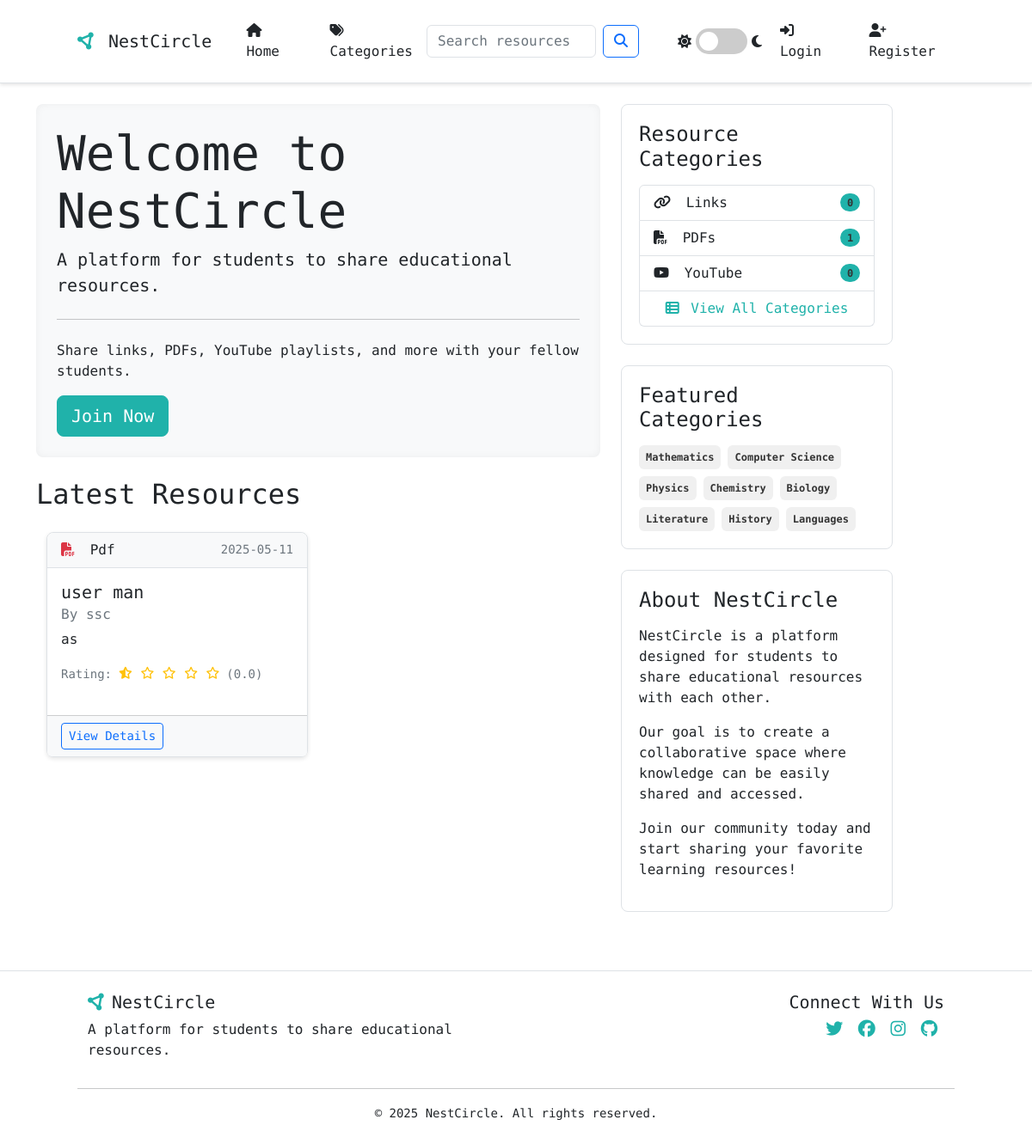
The app's page /home, older data.
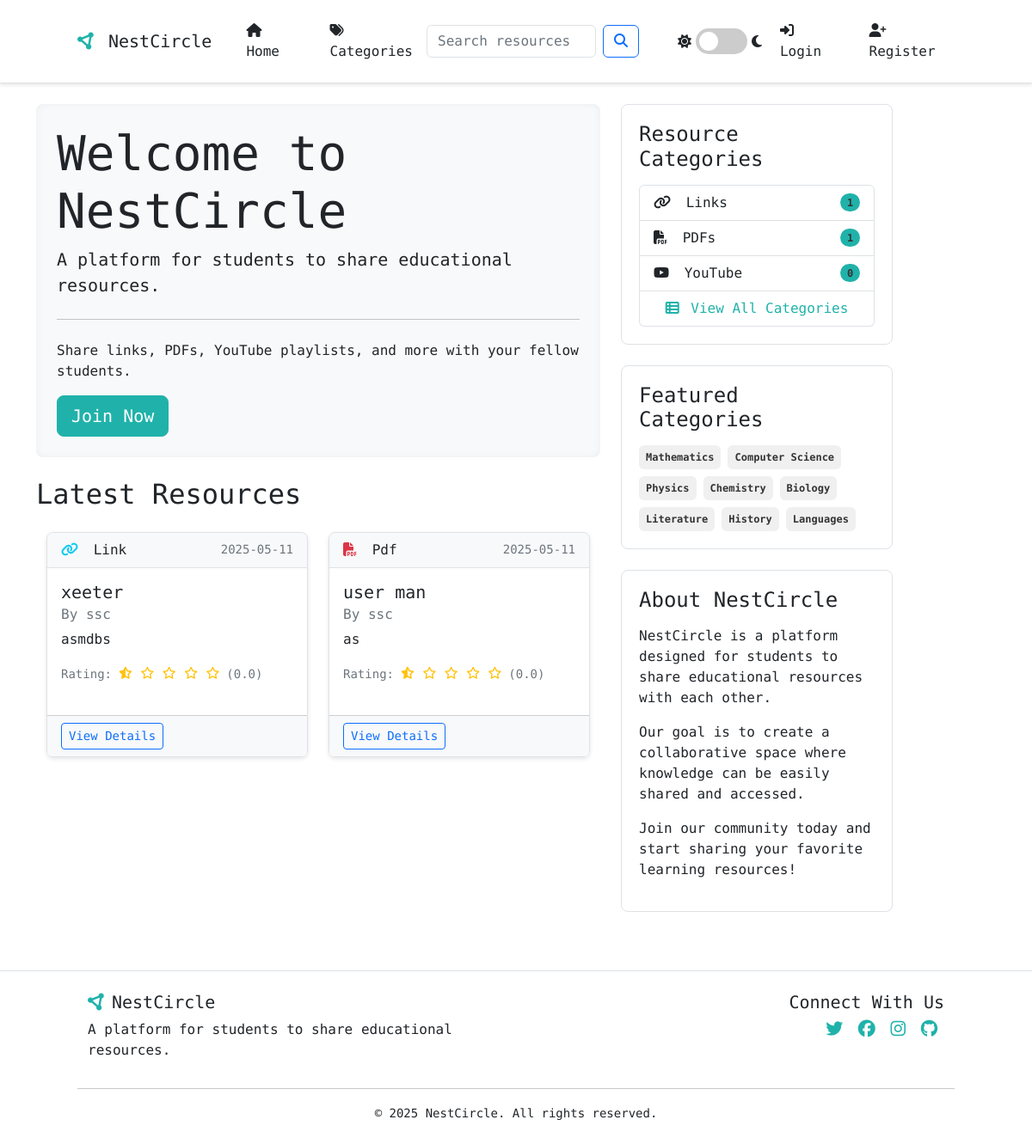
The same page, newer data.
### app.py (models this page shows, shortened)
class Resource(db.Model):
    id = db.Column(db.Integer, primary_key=True)
    title = db.Column(db.String(100), nullable=False)
    description = db.Column(db.Text, nullable=False)
    date_posted = db.Column(db.DateTime, nullable=False, default=datetime.utcnow)
    resource_type = db.Column(db.String(20), nullable=False)  # "link", "pdf", "youtube", etc.
    content = db.Column(db.Text, nullable=False)  # URL or file path
    user_id = db.Column(db.Integer, db.ForeignKey('user.id'), nullable=False)
    ratings = db.relationship('Rating', backref='resource', lazy=True, cascade="all, delete-orphan")
    comments = db.relationship('Comment', backref='resource', lazy=True, cascade="all, delete-orphan",
                              order_by="desc(Comment.date_posted)")
    bookmarks = db.relationship('Bookmark', backref='resource', lazy=True, cascade="all, delete-orphan")
    @property
    def avg_rating(self):
        if not self.ratings:
            return 0
        return sum(r.rating for r in self.ratings) / len(self.ratings)

class User(db.Model, UserMixin):
    id = db.Column(db.Integer, primary_key=True)
    username = db.Column(db.String(20), unique=True, nullable=False)
    email = db.Column(db.String(120), unique=True, nullable=False)
    password = db.Column(db.String(60), nullable=False)
    role = db.Column(db.String(20), nullable=False, default='user')  # 'user', 'moderator', 'admin'
    email_verified = db.Column(db.Boolean, default=False)
    notification_preferences = db.Column(db.Text, default='{"new_resources": true, "comments_on_resources": true, "ratings_on_resources": false}')
    resources = db.relationship('Resource', backref='author', lazy=True)
    ratings = db.relationship('Rating', backref='user', lazy=True)
    comments = db.relationship('Comment', backref='author', lazy=True)
    bookmarks = db.relationship('Bookmark', backref='user', lazy=True)

class Category(db.Model):
    id = db.Column(db.Integer, primary_key=True)
    name = db.Column(db.String(50), unique=True, nullable=False)
    description = db.Column(db.String(150), nullable=True)
    resources = db.relationship('Resource', secondary=resource_categories,
                              backref=db.backref('categories', lazy='dynamic'))

### app.py (the view)
@app.route('/')
@app.route('/home')
def home():
    page = request.args.get('page', 1, type=int)
    per_page = 9  # Number of resources per page
    category_id = request.args.get('category', type=int)
    resource_type = request.args.get('type')
    query = Resource.query
    if category_id:
        category = Category.query.get_or_404(category_id)
        query = category.resources
    if resource_type:
        query = query.filter_by(resource_type=resource_type)
    resources = query.order_by(Resource.date_posted.desc()).paginate(page=page, per_page=per_page)
    categories = Category.query.all()
    resource_types = ['link', 'pdf', 'youtube']
    return render_template('home.html',
                          resources=resources,
                          categories=categories,
                          resource_types=resource_types,
                          current_category=category_id,
                          current_type=resource_type)

### app.py (called while the page is built)
@app.context_processor
def inject_now():
    return {'now': datetime.utcnow()}

@app.context_processor
def inject_user_roles():
    return {'is_admin': current_user.is_authenticated and current_user.has_role('admin'),
            'is_moderator': current_user.is_authenticated and current_user.has_role('moderator')}

### templates/home.html (shortened to what the changed rows need)
{% extends "base.html" %}
{% block content %}
<div class="row">
    <div class="col-lg-8">
        <div class="jumbotron p-4 rounded-3 mb-4" style="background-color: var(--header-bg); color: var(--text-color);">
            <h1 class="display-4">Welcome to NestCircle</h1>
        </div>
        <h2 class="mb-4">Latest Resources</h2>
        {% if resources %}
            <div class="row">
                {% for resource in resources %}
                    <div class="col-md-6 mb-4">
                        <div class="card h-100">
                            <div class="card-header d-flex justify-content-between align-items-center">
                                <span>
                                    {% if resource.resource_type == 'link' %}
                                        <i class="fas fa-link text-info me-2"></i>
                                    {% elif resource.resource_type == 'pdf' %}
                                        <i class="fas fa-file-pdf text-danger me-2"></i>
                                    {% elif resource.resource_type == 'youtube' %}
                                        <i class="fab fa-youtube text-danger me-2"></i>
                                    {% endif %}
                                    {{ resource.resource_type|capitalize }}
                                </span>
                                <small style="color: var(--text-muted);">{{ resource.date_posted.strftime('%Y-%m-%d') }}</small>
                            </div>
                            <div class="card-body">
                                <h5 class="card-title">{{ resource.title }}</h5>
                                <h6 class="card-subtitle mb-2" style="color: var(--text-muted);">By {{ resource.author.username }}</h6>
                                <p class="card-text">{{ resource.description|truncate(100) }}</p>
                                <div class="d-flex align-items-center mt-2">
                                    <div class="me-2">
                                        <small style="color: var(--text-muted);">Rating:</small>
                                    </div>
                                    <div>
                                        {% for i in range(5) %}
                                            {% if i < resource.avg_rating|int %}
                                                <i class="fas fa-star text-warning fa-sm"></i>
                                            {% elif i < resource.avg_rating|int + 0.5 %}
                                                <i class="fas fa-star-half-alt text-warning fa-sm"></i>
                                            {% else %}
                                                <i class="far fa-star text-warning fa-sm"></i>
                                            {% endif %}
                                        {% endfor %}
                                    </div>
                                    <div class="ms-2">
                                        <small style="color: var(--text-muted);">({{ "%.1f"|format(resource.avg_rating) }})</small>
                                    </div>
                                </div>
                            </div>
                            <div class="card-footer" style="background-color: var(--header-bg);">
                                <a href="{{ url_for('resource', resource_id=resource.id) }}" class="btn btn-sm btn-outline-primary">View Details</a>
                            </div>
                        </div>
                    </div>
                {% endfor %}
            </div>
        {% else %}
            <div class="alert alert-info">
                No resources have been shared yet. Be the first to share!
            </div>
        {% endif %}
    </div>
    <div class="col-lg-4">
        <div class="resource-categories mb-4">
            <div class="list-group">
                <a href="{{ url_for('search') }}?resource_type=link" class="list-group-item list-group-item-action d-flex justify-content-between align-items-center" style="background-color: var(--card-bg-color); color: var(--text-color); border-color: var(--border-color);">
                    <span><i class="fas fa-link me-2"></i> Links</span>
                    <span class="badge rounded-pill" style="background-color: var(--primary-color);">{{ resources|selectattr('resource_type', 'equalto', 'link')|list|length }}</span>
                </a>
            </div>
        </div>
        {% if categories %}
        <div class="featured-categories mb-4">
            <div class="d-flex flex-wrap gap-2">
                {% for category in categories[:8] %}
                    <a href="{{ url_for('category', category_id=category.id) }}" class="badge p-2 text-decoration-none" style="background-color: var(--category-bg); color: var(--category-text);">
                        {{ category.name }}
                    </a>
                {% endfor %}
            </div>
        </div>
        {% endif %}
    </div>
</div>
{% endblock %}

Row changes from the older to the newer data that the page shows:
added Resource: resource_type "Link", date_posted "2025-05-11", title "xeeter", author.username "ssc", description "asmdbs", avg_rating "0.0"
Text that changed along with them:
{{ resources|selectattr('resource_type', 'equalto', 'link')|list|length }}: "0" → "1"
